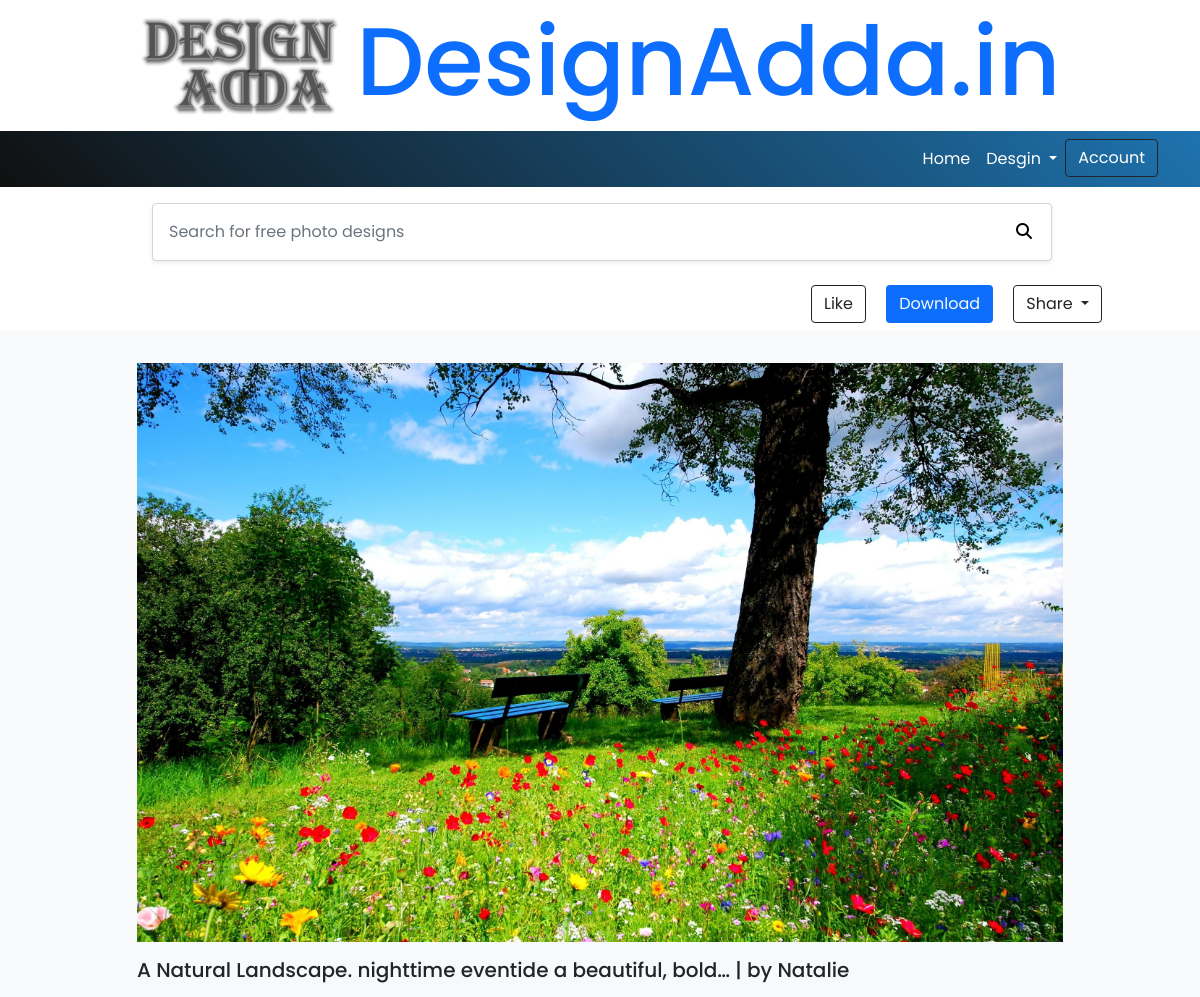
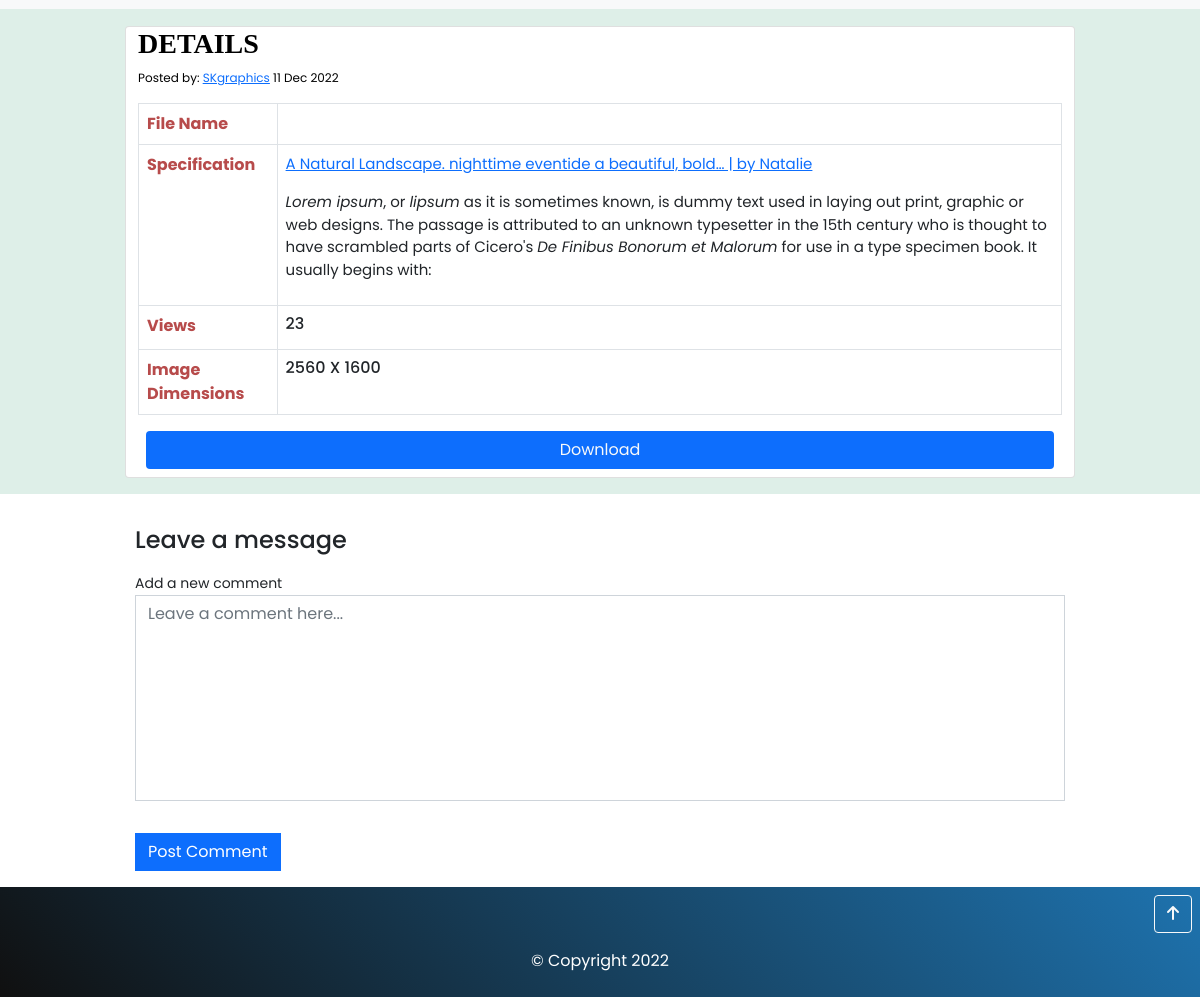
Page /detail/a-natural-landscape-nighttime-eventide-a-beautiful on the committed database (2 pictures, top to bottom).
### app/models.py (models this page shows, shortened)
class Product(models.Model):
    product_name = models.CharField(max_length=255)
    product_type = models.ForeignKey(Category, verbose_name="Category", on_delete=models.CASCADE)
    description = HTMLField(null=True, blank=True)
    price = models.IntegerField(default='0')
    mrp = models.IntegerField(default='0')
    image = models.ImageField(upload_to="upload/",null=True, blank=True)
    product_zip = models.FileField(upload_to="product_zip/",null=True, blank=True)
    posted_by = models.CharField(max_length=50, null=True, blank=True, default="SKgraphics", editable=False)
    slug = AutoSlugField(populate_from='product_name', unique=True,null=True, default=None)
    views = models.IntegerField(default='0', editable=False)
    share = models.IntegerField(default='0', editable=False)
    downloads = models.IntegerField(default='0', editable=False)
    software_used  = models.CharField(max_length=100, null=True, blank=True, default="N/A")
    created_date = models.DateTimeField(auto_now_add=True)
    updated_date = models.DateTimeField(auto_now=True)

### app/views.py (the view)
# urls.py: path("detail/<prd_slug>",views.ProductDetail,name="detail"),
def ProductDetail(request,prd_slug):
    slug=Product.objects.get(slug=prd_slug)
    comments = Comment.objects.filter(product_id_id = slug.id).order_by('-created_date')
    reply = Reply.objects.all().order_by('-created_date')
    slug.views= slug.views + 1
    slug.save()
    product_id = slug.id
    filesize=''
    filename=''
    filetype=''
    if slug.product_zip != '':
        filesize = slug.product_zip.file.size # Get image size
        filename = str(slug.product_zip)
        filename = filename.replace('_', ' ')
        filetype = mimetypes.guess_type(filename)[0]
    my_data = Category.objects.all()
    product = Product.objects.all().order_by('-views')
    prd = slug.product_name
    slc = slice(20)
    product = Product.objects.filter(product_name__icontains=str(prd[slc])).order_by("product_name")[:20]
    total_likes = Like.objects.filter(product_id=product_id).count() #Total likes
    if request.session.has_key('customer_id'):
        is_customer = request.session['customer_name']
        is_customer_id = request.session['customer_id']
        if Like.objects.filter(product_id=product_id,customer_id=is_customer_id).exists():
            like_status = 1
        else:
            like_status = 0
        context = {
                'product_slug':slug,
                'category':my_data,
                'is_customer':is_customer,
                'is_customer_id':is_customer_id,
                'product':product,
                'filesize':filesize,
                'total_likes':total_likes,
                'like_status':like_status,
                'filename':filename,
                'filetype':filetype,
                'comments':comments,
                'reply':reply
        }
        return render(request,"app/detail.html",context)
    else:
        context = {
                'product_slug':slug,
                'category':my_data,
                'popular_prd':product,
                'total_likes':total_likes,
                'comments':comments,
                'reply':reply
        }
        return render(request,"app/detail.html",context)

### app/templates/app/detail.html (shortened to what this page needs)
{% extends 'base.html' %}
{% load social_share %}
{% load static %}
{% block content  %}
{% include 'search_form.html' %}
{% if product_slug %}
    <section class="mt-3">
        <div class="container">
            <div class="text-end p-2 pe-5">
                {% if is_customer_id %}
                    {% comment %} <a class="btn btn-outline-dark mx-2" href="#">Collect</a> {% endcomment %}
                    {% if like_status == 1 %}
                    <a class="btn btn-dark mx-2" href="{% url 'likes' user_id=is_customer_id item_id=product_slug.id prd_slug=product_slug.slug %}">
                        <span style="font-size:13px">{{total_likes  }}</span> Like
                    </a>
                    {% else %}
                        <a style="border:1px solid " class="btn  mx-2" href="{% url 'likes' user_id=is_customer_id item_id=product_slug.id prd_slug=product_slug.slug %}">
                            <span style="font-size:13px">{{total_likes  }}</span> Like
                        </a>
                    {% endif %}
                    <a class="btn bg-primary text-light mx-2" href="{% url 'download' user_id=is_customer_id item_id=product_slug.id prd_slug=product_slug.slug %}">Download</a>
                {% else %}
                    <a class="btn btn-outline-dark mx-2" href="/login"> Like</a>
                    <a class="btn bg-primary text-light mx-2" href="/login">Download</a>
                {% endif %}
                <span class="dropdown">
                    <button class="btn btn-outline-dark mx-2 dropdown-toggle" type="button" id="dropdownMenuButton1" data-bs-toggle="dropdown" aria-expanded="false">
                      Share
                    </button>
                </span>
            </div>
        </div>
    </section>
    <section class="bg-light py-3">
        <div class="container">
            <div class="row d-flex justify-content-center">
                <div class="col-md-10">
                    <div >
                        <figure class="text-center mt-3">
                            <img id="imgpath" id="image" style="width: 100%" src="{{product_slug.image.url | urlencode }}" alt="{{product_slug.product_name}}" >
                        </figure>
                        <h5>{{product_slug.product_name }}</h5>
                    </div>
                </div>
            </div>
        </div>
    </section>
    <section class="photo_detail">
        <div class="container py-3">
            <div class="row d-flex justify-content-center">
                <div class="col-md-10 card pb-2">
                    <h3 style="font-weight: 600;font-family: emoji;">DETAILS</h3>
                    <p style="font-size:12px">Posted by: <a href="http://127.0.0.1:8000/">{{product_slug.posted_by}}</a> {{product_slug.created_date|date:" d M Y"}} </p>
                    <table class="table table-bordered">
                        <tr>
                            <td class="details_heading">File Name</td>
                            <td><h6>{{filename | slice:"12:"}}</h6></td>
                        </tr>
                        <tr>
                            <td class="details_heading">Specification</td>
                            <td>
                                <div style="font-size:15px">
                                    {{product_slug.description | safe }}
                                </div>
                            </td>
                        </tr>
                        <tr>
                            <td class="details_heading">Views</td>
                            <td><h6>{{product_slug.views}}</h6></td>
                        </tr>
                        <tr>
                            <td class="details_heading" title="Not a product dimensions">Image Dimensions</td>
                            <td>
                                <h6 id="dimensions"></h6>
                            </td>
                        </tr>
                    </table>
                    {% if is_customer_id %}
                        <a class="btn bg-primary text-light mx-2" href="{% url 'download' user_id=is_customer_id item_id=product_slug.id prd_slug=product_slug.slug %}">Download</a>
                    {% else %}
                        <a class="btn bg-primary text-light mx-2" href="/login">Download</a>
                    {% endif %}
                </div>
            </div>
        </div>
    </section>
{% endif %}
{% include 'comment/comments.html' %}
{% endblock content  %}

### static/css/style.css (style rules this page uses)
* { font-family: 'Poppins', sans-serif; }
body { box-sizing: border-box; overflow-x: hidden; background: #ddd; }
.photo_detail { background-color: #deefe8; color: #000; padding-top: 1px; }
.card { position:relative; }
.details_heading { font-weight: bolder; color: #b74b4b; }

### rows in the picture
Product: image|urlencode (picture), product_name "A Natural Landscape. nighttime eventide a beautiful, bold… | by Natalie", posted_by "SKgraphics", created_date "11 Dec 2022", description "A Natural Landscape. nighttime eventide a beautiful, bold… | by Natalie Lorem ipsum , or lipsum as it is sometimes known, is dummy text used in laying out print, graphic or web designs. The passage is attributed to an unknown typesetter in the 15th century who is thought to have scrambled parts of Cicero's De Finibus Bonorum et Malorum for use in a type specimen book. It usually begins with:", views "23"
